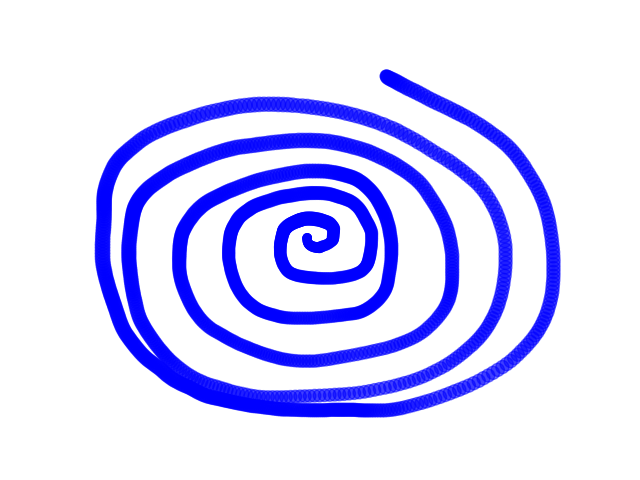
#> input picture PaHaW_visualization/PaHaW_visualization/Health/26.png, 640 x 480 px; its folder holds 4 pictures in this run
$ python data_augmentation.py   (older library calls are emulated)
#> lines starting #> are read from the running program, lines starting #| are printed output that depends on the picture
from PIL import Image, ImageEnhance, ImageFilter, ImageOps
import os
import random

###################ORIGIN SOURCE

health_source_dir = 'PaHaW_visualization/PaHaW_visualization/Health'
pd_source_dir = 'PaHaW_visualization/PaHaW_visualization/PD'


################################ FLIP IMAGE ###################################


# [25 lines left out: functions flip_image_LR, flip_image_TB, flip_images_in_directory, not called in this run]


health_target_dir_LR = 'data_augmentation/flipped_Image/Left_Right/flipped_HP'

pd_target_dir_LR = 'data_augmentation/flipped_Image/Left_Right/flipped_PD'

health_target_dir_TB = 'data_augmentation/flipped_Image/Top_Bottom/flipped_HP'

pd_target_dir_TB = 'data_augmentation/flipped_Image/Top_Bottom/flipped_PD'

# [11 lines of commented-out code are left out]

random_degree = lambda: random.randint(1, 359)

# [20 lines left out: functions rotate_image, rotate_images_in_directory, not called in this run]


# [13 lines of commented-out code are left out]
random_scaling_factor = lambda: random.uniform(0.2, 1.8)

# [22 lines left out: functions scale_image, scale_images_in_directory, not called in this run]

# [7 lines of commented-out code are left out]

random_brightness_factor = lambda: random.uniform(0.1, 2.0)

# [16 lines left out: functions adjust_brightness, adjust_brightness_in_directory, not called in this run]

# [8 lines of commented-out code are left out]


random_blur_radius = lambda: random.uniform(1, 5)

def apply_random_blur(image_path, save_path, blur_func=random_blur_radius):
    with Image.open(image_path) as img:
        # Generate a random blur radius using the blur_func
#> img is the input picture: PIL image 640x480 RGBA; mean R, G, B, A 213, 213, 255, 255
        blur_radius = blur_func()
        # Apply Gaussian blur with the random radius
        blurred_img = img.filter(ImageFilter.GaussianBlur(blur_radius))
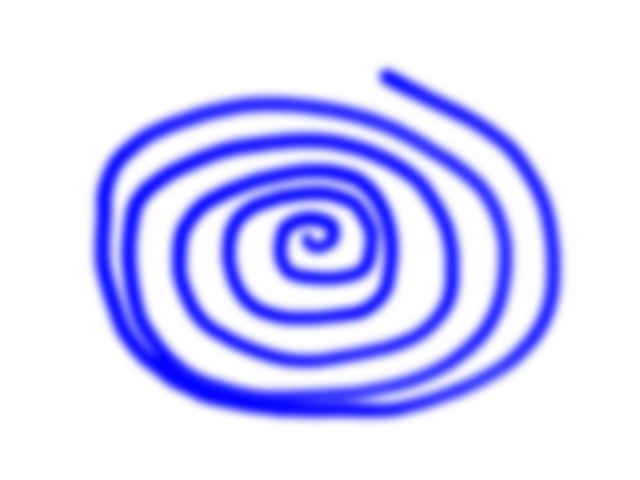
#> blurred_img: PIL image 640x480 RGBA; mean R, G, B, A 213, 213, 255, 255
        # Save the blurred image to the new path
        blurred_img.save(save_path)

def apply_random_blur_in_directory(source_directory, target_directory, blur_func=random_blur_radius):
    # Create the target directory if it doesn't exist
    if not os.path.exists(target_directory):
        os.makedirs(target_directory)

    # Process each file in the source directory
    for filename in os.listdir(source_directory):
        if filename.lower().endswith(('.png', '.jpg', '.jpeg')):
            file_path = os.path.join(source_directory, filename)
            new_file_path = os.path.join(target_directory, f"blurred_{filename}")
            apply_random_blur(file_path, new_file_path, blur_func)
#> pass 2 of the loop in apply_random_blur_in_directory, `for filename in os.listdir(source_directory):`:
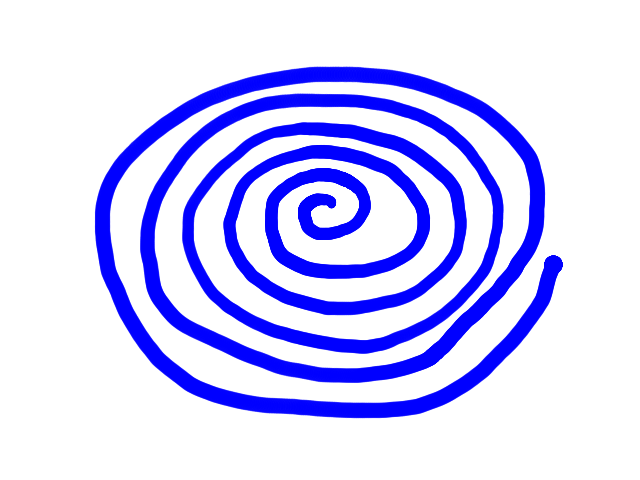
#> input picture PaHaW_visualization/PaHaW_visualization/Health/28.png, 640 x 480 px
#> in apply_random_blur, img is the input picture: PIL image 640x480 RGBA; mean R, G, B, A 208.7, 208.7, 255, 255
#> in apply_random_blur (call 2), `blurred_img = img.filter(ImageFilter.GaussianBlur(blur_radius))`:
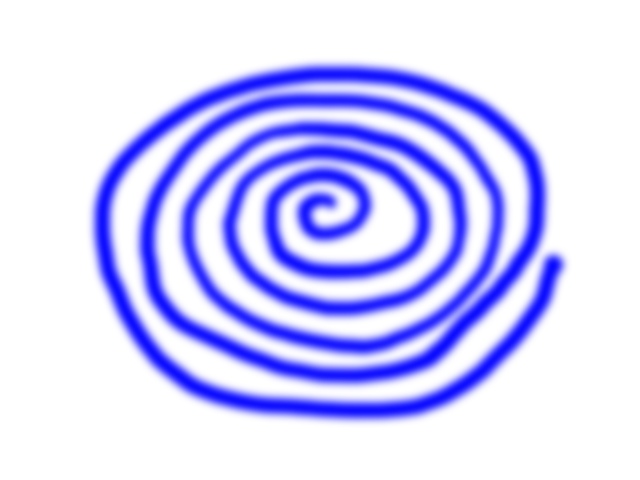
#> blurred_img: PIL image 640x480 RGBA; mean R, G, B, A 208.7, 208.7, 255, 255
#> pass 3 of the loop in apply_random_blur_in_directory, `for filename in os.listdir(source_directory):`:
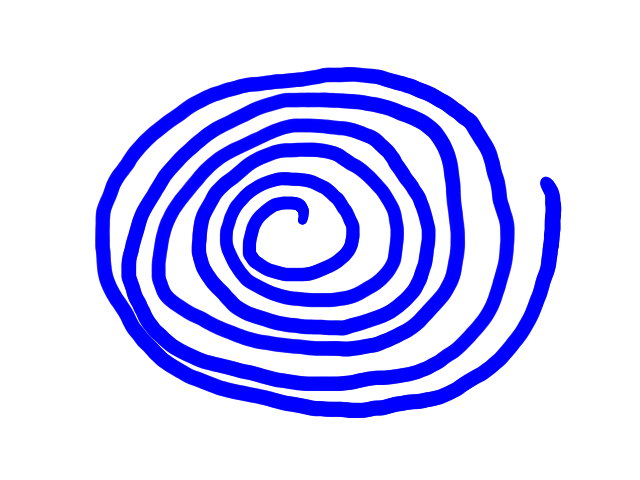
#> input picture PaHaW_visualization/PaHaW_visualization/Health/29.png, 640 x 480 px
#> in apply_random_blur, img is the input picture: PIL image 640x480 RGBA; mean R, G, B, A 202.9, 202.9, 255, 255
#> in apply_random_blur (call 3), `blurred_img = img.filter(ImageFilter.GaussianBlur(blur_radius))`:
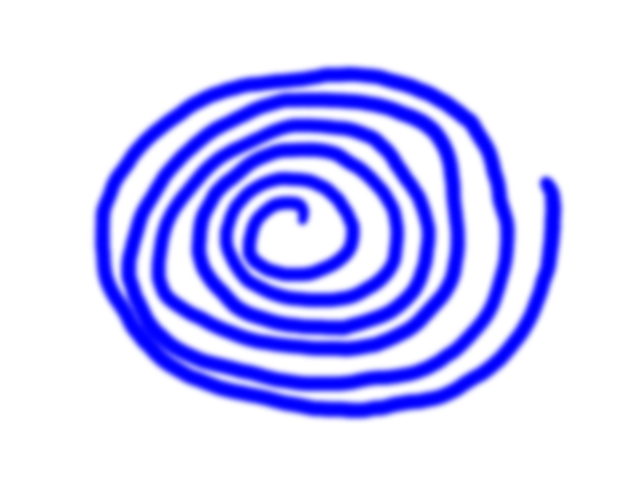
#> blurred_img: PIL image 640x480 RGBA; mean R, G, B, A 202.9, 202.9, 255, 255
#> the loop made 4 passes; the first 3 are shown


health_blur_target_dir = 'data_augmentation/blur_Image/blur_Health'

pd_blur_target_dir = 'data_augmentation/blur_Image/blur_PD'

apply_random_blur_in_directory(health_source_dir, health_blur_target_dir)
apply_random_blur_in_directory(pd_source_dir, pd_blur_target_dir)
#> (the run stopped early here; a loop or call above may not have finished)
